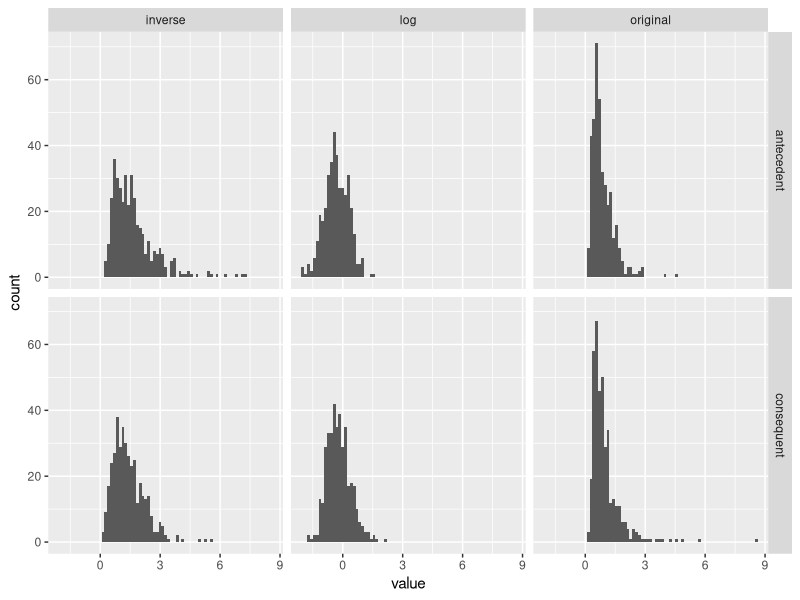

Here is the R script that generated this plot:
## ---- chunk 1
require(dplyr)
require(tidyr)
require(stringr)
require(ggplot2)
require(afex)
require(lattice)

## ---- chunk 2
RPs_plus_ratings <- read.csv("RPs_plus_ratings.csv")
RPs_plus_ratings$P.s <- factor(RPs_plus_ratings$P.s)
RPs_plus_ratings$Item <- factor(RPs_plus_ratings$Item)
drp_r <- droplevels(RPs_plus_ratings[RPs_plus_ratings$Item != "9" ,])
nas <- is.na(drp_r$Antecedent) | is.na(drp_r$Consequent)
drp_r <- droplevels(drp_r[!nas,])

## ---- chunk 3
drp_r <- drp_r %>%
  mutate(
    antecedent = Antecedent/1000,
    log_ant = log(antecedent),
    inv_ant = 1/antecedent,
    consequent = Consequent/1000,
    log_con = log(consequent),
    inv_con = 1/consequent,
    spillover = spillover/1000,
    acc_z = (Accepts - mean(Accepts))/sd(Accepts),
    conf_z = (Confident- mean(Confident))/sd(Confident),
    log_acc= log(Accepts))
## ---- chunk 4
dplot <- drp_r %>% 
  gather("key", "value",antecedent:inv_con) %>% 
  mutate(region = if_else(str_detect(key, "ant"), "antecedent", "consequent"), 
         type = if_else(str_detect(key, "^log"), "log", 
                        if_else(str_detect(key, "^inv"), "inverse", "original")))

ggplot(data = dplot) +
  geom_histogram(mapping = aes(x = value), bins = 75) + 
  facet_grid(region ~ type)
